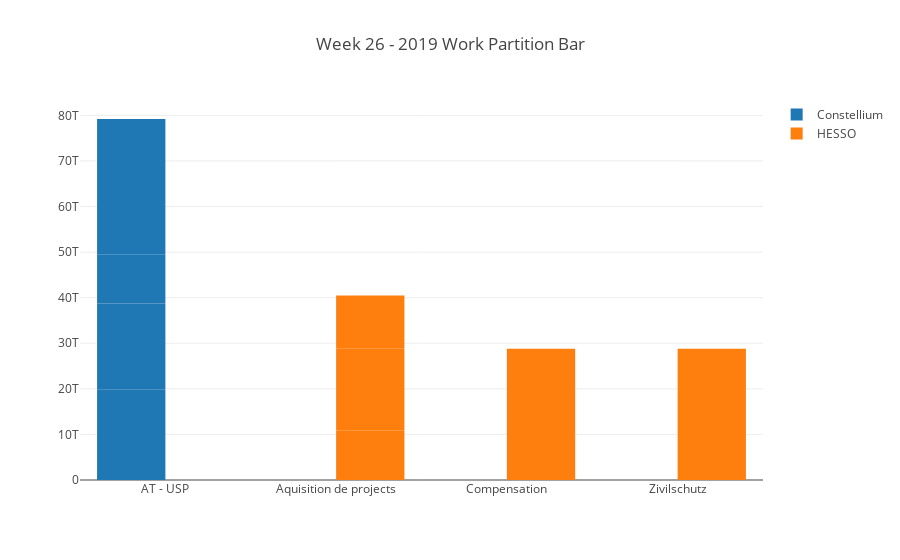

Write notebook code for a chart like this one.
### Markdown cell above
#### Working Hours Bar Chart

### Code cell
title = "Week {} - {} Work Partition Bar".format(get_weekNbr(weeklystartdate), weeklystartdate.strftime('%Y'))
clientDfs[0]['duration'] = clientDfs[0]['duration'].apply(lambda x: pd.to_timedelta(x, unit='h'))
labels = clientDfs[0]['project']
values = clientDfs[0]['duration']
trace1 = go.Bar(name=uniqueEntries[0],
                x=labels,
                y=values
                #hoverinfo='label+percent+value'
                #domain=dict(x=[0,0.5])
               )

labels = clientDfs[1]['project']
values = clientDfs[1]['duration']
trace2 = go.Bar(name=uniqueEntries[1],
                x=labels,
                y=values
                #hoverinfo='label+percent+value',
                #domain=dict(x=[0.5,1])
               )

layout = go.Layout(title=title,
                   #annotations=[ann1,ann2],
                   # Hide legend if you want
                   #showlegend=False
                   )

data = [trace1, trace2]
# Create fig with data and layout
fig = go.Figure(data=data, layout=layout)

graphFilename = (title + ext_file).replace(" ", "_")
plot_figure(outputDir + graphFilename, fig)

# Add to report
print_file("![{}]({})".format(title, "." + os.sep + graphFilename), weeklyreportFilePath, True, False)
print_file("", weeklyreportFilePath, True, False)

### Figure 1 — Plotly figure (JSON) as saved in the notebook; plotly's stock layout.template omitted (floating-point values rounded to 4 significant figures)
{"data": [{"name": "Constellium", "type": "bar", "uid": "25224ac2-0f6a-4201-92ca-1dbc57a5e5d1", "x": ["AT - USP", "AT - USP", "AT - USP", "AT - USP", "AT - USP"], "y": [19800000000000, 18900000000000, 10800000000000, 11700000000000, 18000000000000]}, {"name": "HESSO", "type": "bar", "uid": "432e6e55-258b-46d6-a9f2-27dd29bfae19", "x": ["Aquisition de projects", "Compensation", "Aquisition de projects", "Aquisition de projects", "Zivilschutz"], "y": [10800000000000, 28800000000000, 18000000000000, 11700000000000, 28800000000000]}], "layout": {"autosize": true, "title": {"text": "Week 26 - 2019 Work Partition Bar"}, "xaxis": {"autorange": true, "range": [-0.5, 3.5], "type": "category"}, "yaxis": {"autorange": true, "range": [0, 83370000000000.0], "type": "linear"}}}
